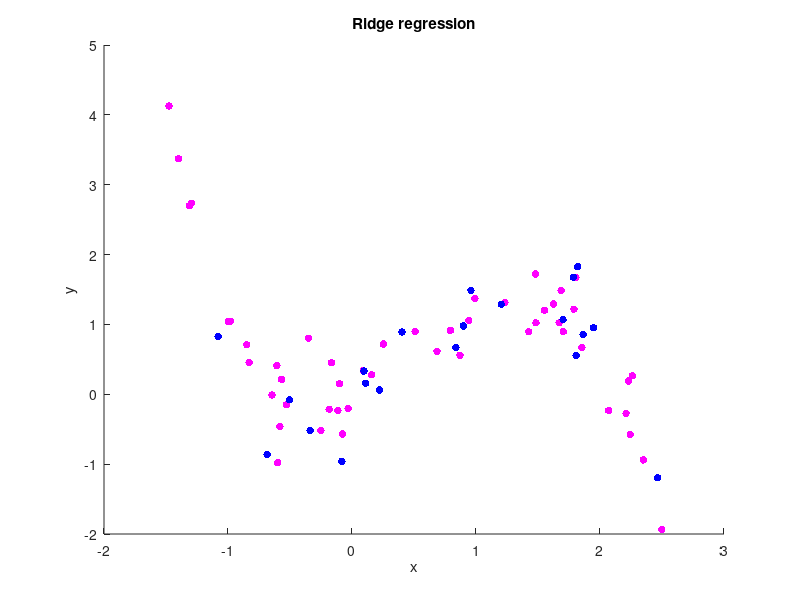

Recreate this plot in MATLAB. (Note: this script raises an error after producing the figure.)
function E5
%%	Exercise 5 - Ridge regression


%%	Initialization
clear all; clc;
load('dataRidge.mat');


%%	Part (a)
figure(1);  clf;  hold all;
title('Ridge regression');  xlabel('x');  ylabel('y');

%	Plot the Training and Test points
scatter(x_train, y_train, 30, 'm', 'fill');	% Training points
scatter(x_test, y_test, 30, 'b', 'fill');	% Test points

%	Plot the fitted line
w = LLS(x_train, y_train);
X = [min(x_train); max(x_train)];
y = [[1;1] X] * w;
line(X, y, 'LineStyle', '--', 'Color', 'r');

%	Predict and plot the test labels
y_test_pred = add1(x_test) * w;
scatter(x_test, y_test_pred, 40, 'r', 'fill');

%	Format
lgnd = char('y_{train}', 'y_{test}', 'y_{lin}', 'y_{test,lin}');
legend(lgnd);


%%	Part (b) - Linear least square with polynomial basis functions

%	Calculating the basis columns
powers = 1:15;

%	Non-linear (polynomial) features for x_train
X_train_poly = mapFeatures(x_train, powers);

w = RidgeLLS(X_train_poly, y_train, 0);

xx = -1.5:0.01:2.5;
Xx_poly = mapFeatures(xx, powers);
yy = add1(Xx_poly) * w;
plot(xx, yy, ':', 'Color', rand(1,3));
lgnd = char(lgnd, 'y_{poly}');
legend(lgnd);

%%
% All functions which may be represented or approximated by a 15 degree
% polynomial may be learnt by these basis functions, i.e.
% $\forall f \in P_{5}$


%%	Part (c) - Ridge regression

%	Plot the ridge regression function
lambda = [1e-4 1e-1 1e+1];
X_test_poly = mapFeatures(x_test, powers);
for i = 1:length(lambda)
	w = RidgeLLS(X_test_poly, y_test, lambda(i));
	y_test_ridge = add1(Xx_poly) * w;
	plot(xx, y_test_ridge, 'Color', rand(1,3));
	lgnd = char(lgnd, strcat('y_{ridge, \lambda=', num2str(lambda(i)), '}'));
end
legend(lgnd);

xlim([min([x_test; x_train]), max([x_test; x_train])]);
ylim([min([y_test; y_train]), max([y_test; y_train])]);

%	Prediction error
lambda = -15:1;
err = zeros(length(lambda), 1);
for i = 1:length(lambda)
	w = RidgeLLS(X_test_poly, y_test, 2 ^ lambda(i));
	err(i) = lossL2(y_test, add1(X_test_poly) * w);
end
[lambda',  2 .^ lambda',  err]

end
